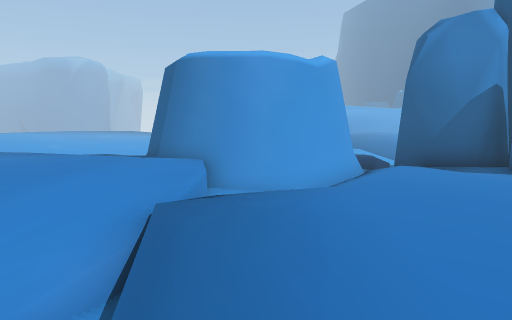
[1] (above)

19 first-person views from a walk through a 3-D level made in the Unity game engine. The camera is 1.5 m above the floor, tilts 6° down and sees 70° across. The floor is counted in squares, 1.2 m on a side. Each view is taken from the middle of a square. On the plan, view 1 faces up. The plan holds only what a view shows up to about 15 squares ahead; the rest is blank. The place goes on beyond the plan. The player character is not drawn. Some animated figures are left out. Some surface patterns are stand-ins.

[2]
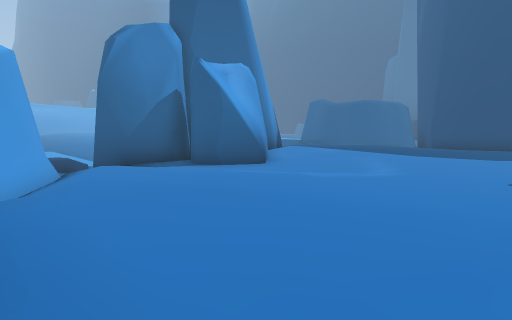

[3]
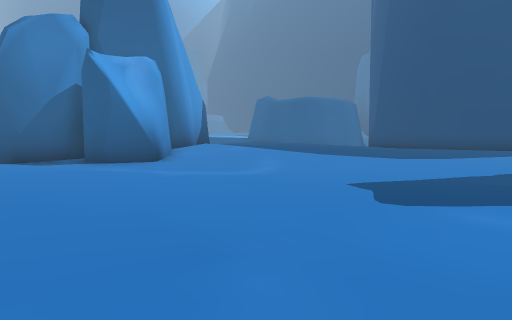

[4]
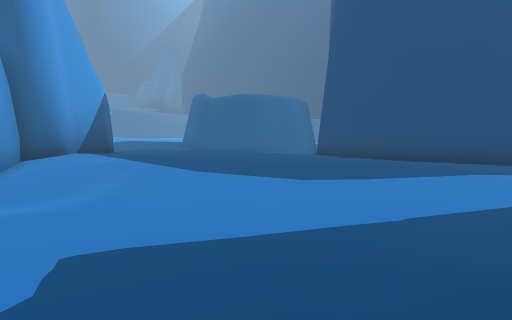

[5]
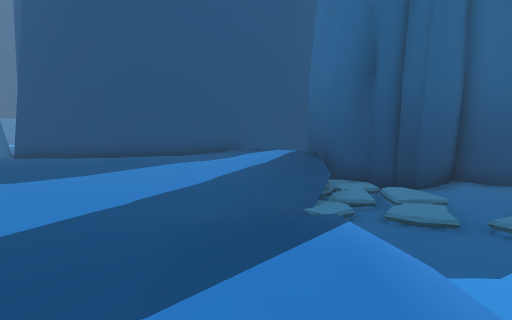

[6]
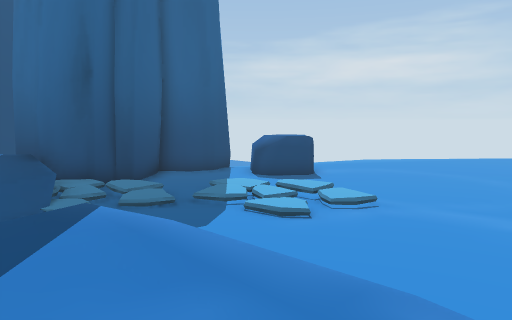

[7]
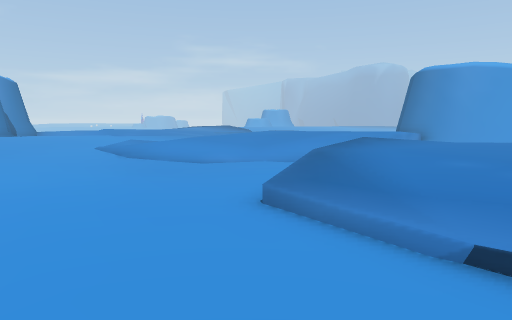

[8]
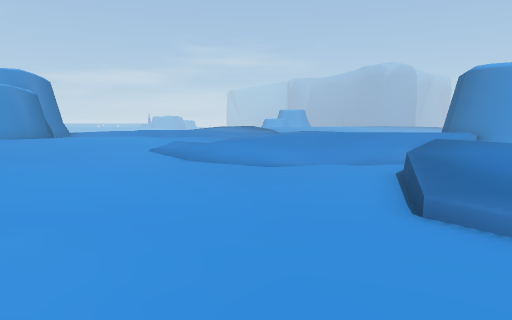

[9]
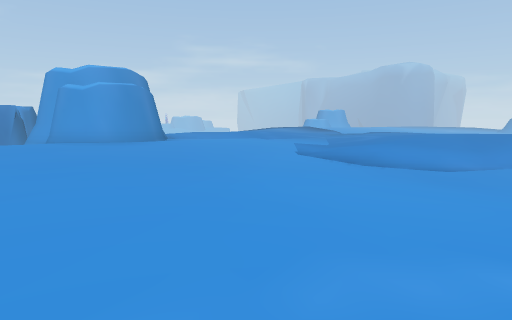

[10]
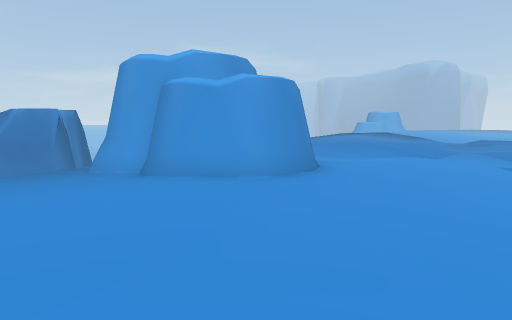

[11]
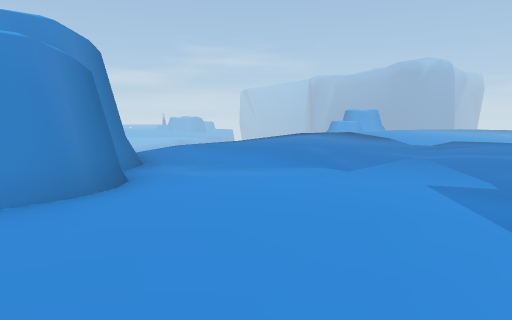

[12]
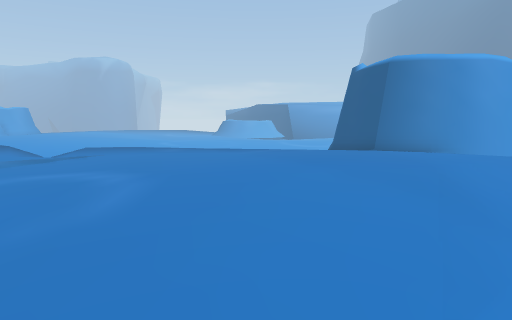

[13]
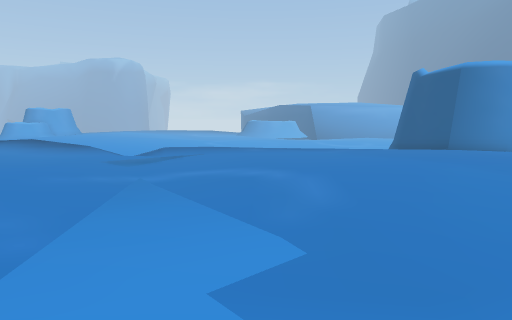

[14]
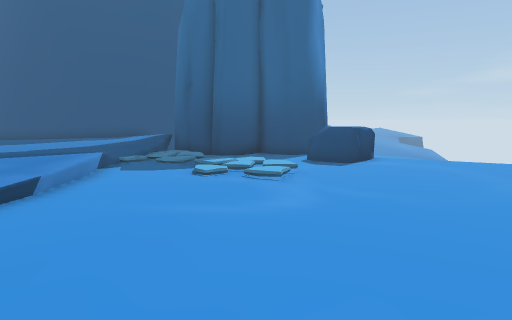

[15]
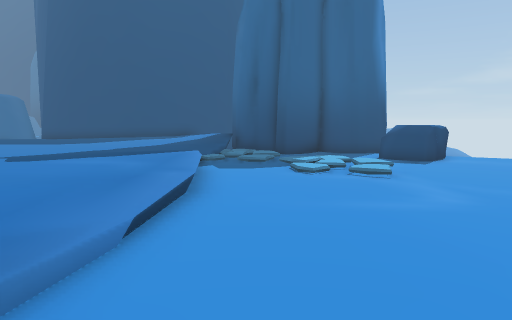

[16]
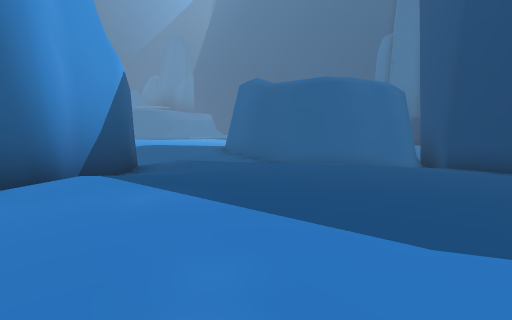

[17]
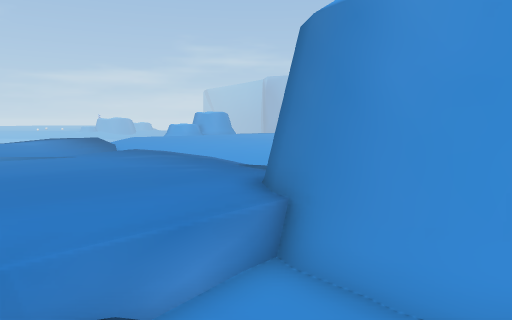

[18]
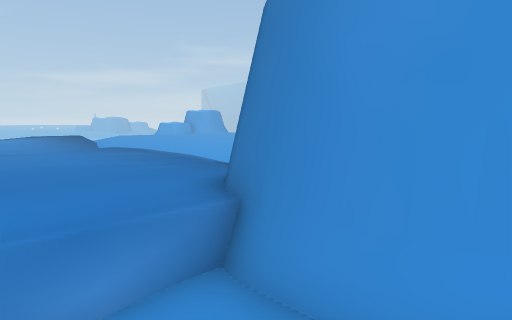

[19]
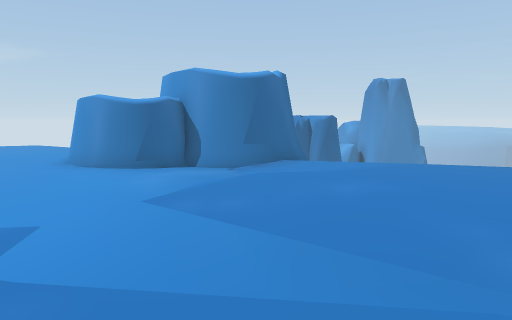

### Floor plan
Key: @ floor where view 1 was taken; # wall or solid block; x gap in a wall; . main floor; : floor 0.25 m higher than the main floor; - floor 0.25 m lower than the main floor; + floor 0.5 m higher than the main floor; _ floor 0.5 m lower than the main floor; < floor 0.75 m lower than the main floor; ( floor 1 m lower than the main floor; / step, stairs or slope; = window, fence, low wall or low ledge; ^ raised ledge; v drop or lower ground; O other object.
Columns run from 17 left of view 1 to 22 right of it. Each row starts with its distance up from view 1.
 16                                  ////
 15        ===                       _--##
 14 ////=........#        ##       #  -.#
 13 .///.........##       =####    #  --#
 12 ..//.::::.:::.#     #/ -##   ###.. -#
 11 ......::::::::#######/---# ###/...  ##
 10 .......:::::::::####//.--###.:/.... /##
  9 .......:::::::::=<///..---##.:::...   ##
  8 :.:....::::::::+=////...----/.::.....  #
  7  ::.....:::::::+=///.:..----/.::.....-#
  6 :::.....::::::::////:::..---/........-#
  5 ::::....:::::///:::::::...---........-#
  4 ::::.....::::///=:::::....---........-#
  3 ::::......:://///:::::....----........#
  2 ::+:/.....::///<<::::......---........#
  1 ://+/...-..///<<<.::........-----.....#
  0 .://....-..//<<<<@...........-----....#
 -1 :....:..--///<<<</...........//---....##
 -2 OO...:..--/__<<<<</--........///....::v#
 -3 OOOO::..--________//-//--....///////:  #
 -4  OOOO:..--______________/<<<<<<//x###
 -5     O...---_______________<<<<//__#
 -6 OO OO...----_____________<<<<</<<<#
 -7 OOOO:....----__________<<<</_</<<<##
 -8 -..:::....------______<<<<</////<<<#
 -9 -..:::....-----__  __<<<<<<///<<<<##
-10  ..:::.....----_   <<<<<<<<<<<<<<<##
-11     ::.. .   -_ _    <<<(((<<<<##^<#
-12                       <((<<<<<<##

Positions as (right, up) in squares from view 1, and headings:
1: (0, 0), facing up
2: (0, 0), facing up-right
3: (3, -2), facing up-right
4: (8, -2), facing up-right
5: (7, -2), facing right
6: (6, -1), facing down-right
7: (5, -7), facing up-left
8: (3, -8), facing up-left
9: (-1, -11), facing up-left
10: (-8, -11), facing up-left
11: (-8, -6), facing up-left
12: (-7, -1), facing up
13: (-10, -2), facing up
14: (0, -8), facing right
15: (0, -5), facing right
16: (10, 4), facing up-right
17: (2, 6), facing up-left
18: (2, 7), facing up-left
19: (-9, 6), facing down-left
